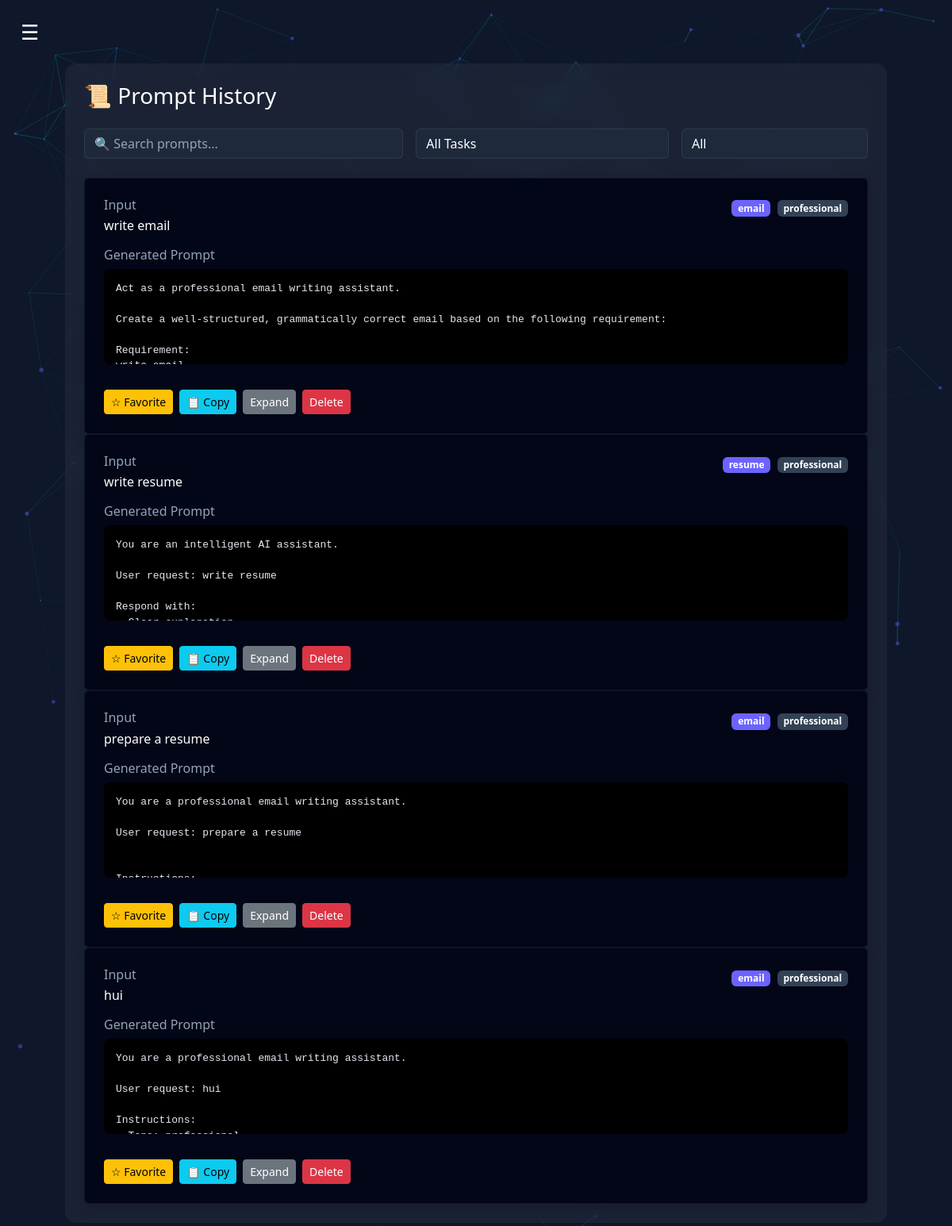
Page /history/ (signed in) on the committed database.
### core/models.py (models this page shows, shortened)
class PromptHistory(models.Model):
    user = models.ForeignKey(User, on_delete=models.CASCADE)
    user_input = models.TextField()
    task_type = models.CharField(max_length=50)
    tone = models.CharField(max_length=50)
    generated_prompt = models.TextField()
    is_favorite = models.BooleanField(default=False)
    created_at = models.DateTimeField(auto_now_add=True)

### core/views.py (the view)
# urls.py: path('history/', views.history, name='history'),
@login_required
def history(request):
    prompts = PromptHistory.objects.filter(user=request.user).order_by('-created_at')
    return render(request, "history.html", {"prompts": prompts})

### core/templates/history.html (shortened to what this page needs)
{% extends "base.html" %}
{% block content %}
<div class="container">
<div class="glass p-4 history-wrapper">
<div class="d-flex justify-content-between align-items-center mb-4 flex-wrap gap-2">
<h3 class="mb-0">📜 Prompt History</h3>
</div>
<div class="row g-3 mb-4">
<div class="col-md-5">
<input type="text"
id="searchInput"
class="form-control"
placeholder="🔍 Search prompts...">
</div>
<div class="col-md-4">
<select id="taskFilter" class="form-select">
<option value="">All Tasks</option>
</select>
</div>
<div class="col-md-3">
<select id="favFilter" class="form-select">
<option value="">All</option>
</select>
</div>
</div>
<div id="promptContainer">
{% for p in prompts %}
<div class="prompt-card"
data-task="{{p.task_type|lower}}"
data-fav="{{p.is_favorite|lower}}">
<div class="card prompt-card-inner p-4 shadow">
<div class="d-flex justify-content-between flex-wrap gap-2">
<div class="flex-grow-1">
<h6 class="text-muted mb-1">Input</h6>
<p class="mb-0">{{ p.user_input }}</p>
</div>
<div>
<span class="badge bg-primary me-1">
{{ p.task_type }}
</span>
<span class="badge bg-secondary">
{{ p.tone }}
</span>
</div>
</div>
<h6 class="mt-3 text-muted">Generated Prompt</h6>
<pre class="prompt-box">{{ p.generated_prompt }}</pre>
<div class="mt-3 d-flex flex-wrap gap-2">
<a href="/favorite/{{p.id}}/"
class="btn btn-warning btn-sm">
{% if p.is_favorite %}
★ Favorited
{% else %}
☆ Favorite
{% endif %}
</a>
<button class="btn btn-info btn-sm"
onclick="copyText(`{{p.generated_prompt|escapejs}}`)">
📋 Copy
</button>
<button class="btn btn-secondary btn-sm"
onclick="togglePrompt(this)">
Expand
</button>
<form action="{% url 'delete_prompt' p.id %}" method="post" style="display:inline;">
<button class="btn btn-danger btn-sm"
onclick="return confirm('Delete this prompt?')">
Delete
</button>
</form>
</div>
</div>
</div>
{% endfor %}
</div>
</div>
</div>
{% endblock %}

### core/templates/base.html (style rules this page uses)
body { background:#0f172a; color:white; margin:0; font-family:system-ui; min-height:100vh; }

### core/templates/history.html (style rules this page uses)
.glass { background:rgba(255,255,255,0.05); backdrop-filter:blur(12px); border-radius:14px; }
.form-control, .form-select { background:#1e293b !important; border:1px solid rgba(255,255,255,0.08) !important; color:white !important; }
.form-control::placeholder { color:#94a3b8; }
.prompt-card-inner { background:#020617 !important; color:white !important; border:1px solid rgba(255,255,255,0.06); transition:0.25s; }
.prompt-box { max-height:120px; overflow:hidden; background:#000; padding:15px; border-radius:8px; font-size:13px; white-space:pre-wrap; transition:max-height 0.3s ease; color:#e2e8f0; }
.text-muted { color:#94a3b8 !important; }
.badge.bg-primary { background:#6C63FF !important; }
.badge.bg-secondary { background:#334155 !important; }
#searchInput { background:#1e293b !important; color:white !important; }
select option { background:#1e293b; color:white; }

### rows in the picture
PromptHistory: user_input "write email", task_type "email", tone "professional", generated_prompt "Act as a professional email writing assistant. Create a well-structured, grammatically correct email based on the following requirement: Requirement:…", is_favorite "☆ Favorite"
PromptHistory: user_input "write resume", task_type "resume", tone "professional", generated_prompt "You are an intelligent AI assistant. User request: write resume Respond with:…", is_favorite "☆ Favorite"
PromptHistory: user_input "prepare a resume", task_type "email", tone "professional", generated_prompt "You are a professional email writing assistant. User request: prepare a resume…", is_favorite "☆ Favorite"
PromptHistory: user_input "hui", task_type "email", tone "professional", generated_prompt "You are a professional email writing assistant. User request: hui Instructions:…", is_favorite "☆ Favorite"
